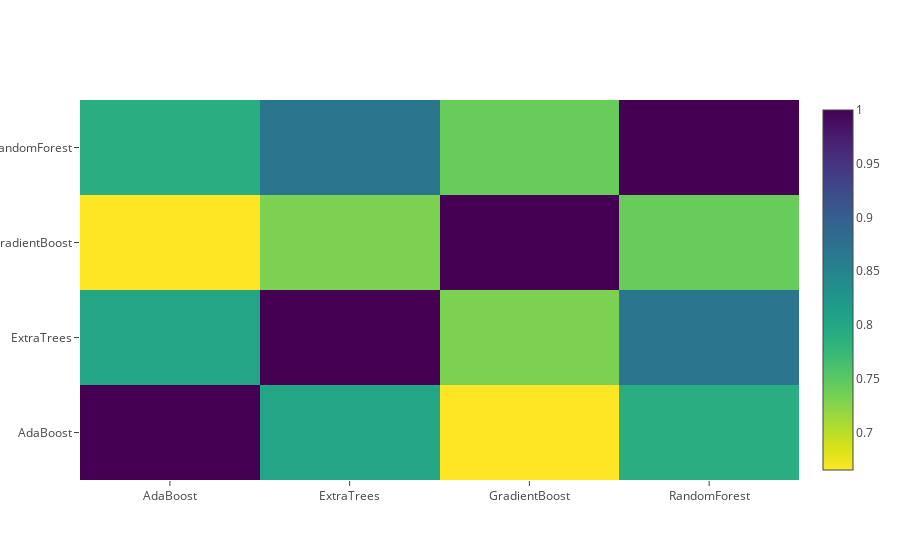

This figure's notebook cell:
### Code cell
data = [
    go.Heatmap(
        z= base_predictions_train.astype(float).corr().values ,
        x=base_predictions_train.columns.values,
        y= base_predictions_train.columns.values,
          colorscale='Viridis',
            showscale=True,
            reversescale = True
    )
]
py.iplot(data, filename='labelled-heatmap')

### Figure 1 — Plotly figure (JSON) as saved in the notebook; plotly's stock layout.template omitted (floating-point values rounded to 4 significant figures)
{"data": [{"colorscale": "Viridis", "reversescale": true, "showscale": true, "type": "heatmap", "x": ["AdaBoost", "ExtraTrees", "GradientBoost", "RandomForest"], "y": ["AdaBoost", "ExtraTrees", "GradientBoost", "RandomForest"], "z": [[1, 0.8025, 0.6652, 0.7904], [0.8025, 1, 0.7321, 0.8704], [0.6652, 0.7321, 1, 0.7423], [0.7904, 0.8704, 0.7423, 1]]}], "layout": {}}
